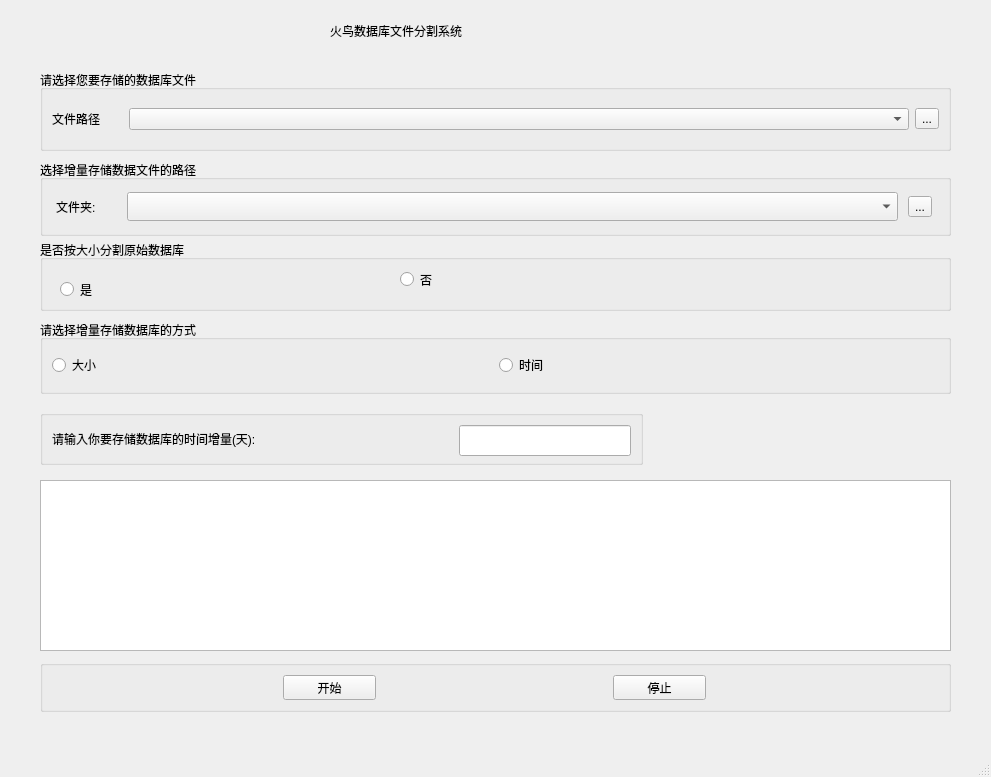
<?xml version="1.0" encoding="UTF-8"?>
<ui version="4.0">
 <class>MainWindow</class>
 <widget class="QMainWindow" name="MainWindow">
  <property name="geometry">
   <rect>
    <x>0</x>
    <y>0</y>
    <width>991</width>
    <height>777</height>
   </rect>
  </property>
  <property name="windowTitle">
   <string>MainWindow</string>
  </property>
  <widget class="QWidget" name="centralwidget">
   <widget class="QGroupBox" name="groupBox">
    <property name="geometry">
     <rect>
      <x>40</x>
      <y>70</y>
      <width>911</width>
      <height>81</height>
     </rect>
    </property>
    <property name="styleSheet">
     <string notr="true">font: 25 10pt &quot;微软雅黑&quot;;</string>
    </property>
    <property name="title">
     <string>请选择您要存储的数据库文件</string>
    </property>
    <layout class="QHBoxLayout" name="horizontalLayout">
     <item>
      <widget class="QLabel" name="fileLabel">
       <property name="minimumSize">
        <size>
         <width>60</width>
         <height>16</height>
        </size>
       </property>
       <property name="maximumSize">
        <size>
         <width>71</width>
         <height>16</height>
        </size>
       </property>
       <property name="text">
        <string>文件路径</string>
       </property>
      </widget>
     </item>
     <item>
      <widget class="QComboBox" name="directoryComboBox">
       <property name="minimumSize">
        <size>
         <width>581</width>
         <height>0</height>
        </size>
       </property>
      </widget>
     </item>
     <item>
      <widget class="QToolButton" name="toolButton">
       <property name="text">
        <string>...</string>
       </property>
      </widget>
     </item>
    </layout>
   </widget>
   <widget class="QGroupBox" name="groupBox_3">
    <property name="geometry">
     <rect>
      <x>40</x>
      <y>410</y>
      <width>603</width>
      <height>55</height>
     </rect>
    </property>
    <property name="title">
     <string/>
    </property>
    <layout class="QHBoxLayout" name="horizontalLayout_2">
     <item>
      <widget class="QLabel" name="askLabel">
       <property name="minimumSize">
        <size>
         <width>401</width>
         <height>20</height>
        </size>
       </property>
       <property name="styleSheet">
        <string notr="true">font: 10pt &quot;微软雅黑&quot;;</string>
       </property>
       <property name="text">
        <string>请输入你要存储数据库的时间增量(天):</string>
       </property>
      </widget>
     </item>
     <item>
      <widget class="QLineEdit" name="intData">
       <property name="minimumSize">
        <size>
         <width>91</width>
         <height>31</height>
        </size>
       </property>
       <property name="styleSheet">
        <string notr="true">font: 10pt &quot;微软雅黑&quot;;</string>
       </property>
      </widget>
     </item>
    </layout>
   </widget>
   <widget class="QPlainTextEdit" name="plainTextEdit">
    <property name="geometry">
     <rect>
      <x>40</x>
      <y>480</y>
      <width>911</width>
      <height>171</height>
     </rect>
    </property>
    <property name="styleSheet">
     <string notr="true">font: 10pt &quot;微软雅黑&quot;;</string>
    </property>
   </widget>
   <widget class="QGroupBox" name="groupBox_4">
    <property name="geometry">
     <rect>
      <x>40</x>
      <y>660</y>
      <width>911</width>
      <height>52</height>
     </rect>
    </property>
    <property name="title">
     <string/>
    </property>
    <layout class="QHBoxLayout" name="horizontalLayout_4">
     <item>
      <widget class="QPushButton" name="pBtnStart">
       <property name="maximumSize">
        <size>
         <width>93</width>
         <height>28</height>
        </size>
       </property>
       <property name="text">
        <string>开始</string>
       </property>
      </widget>
     </item>
     <item>
      <widget class="QPushButton" name="pBtnExit">
       <property name="maximumSize">
        <size>
         <width>93</width>
         <height>28</height>
        </size>
       </property>
       <property name="text">
        <string>停止</string>
       </property>
      </widget>
     </item>
    </layout>
   </widget>
   <widget class="QGroupBox" name="groupBox_5">
    <property name="geometry">
     <rect>
      <x>40</x>
      <y>240</y>
      <width>911</width>
      <height>71</height>
     </rect>
    </property>
    <property name="styleSheet">
     <string notr="true">font: 10pt &quot;微软雅黑&quot;;</string>
    </property>
    <property name="title">
     <string>是否按大小分割原始数据库</string>
    </property>
    <widget class="QRadioButton" name="rBtnYes">
     <property name="geometry">
      <rect>
       <x>20</x>
       <y>40</y>
       <width>115</width>
       <height>19</height>
      </rect>
     </property>
     <property name="text">
      <string>是</string>
     </property>
    </widget>
    <widget class="QRadioButton" name="rBtnNo">
     <property name="geometry">
      <rect>
       <x>360</x>
       <y>30</y>
       <width>115</width>
       <height>19</height>
      </rect>
     </property>
     <property name="text">
      <string>否</string>
     </property>
    </widget>
   </widget>
   <widget class="QGroupBox" name="groupBox_2">
    <property name="geometry">
     <rect>
      <x>40</x>
      <y>320</y>
      <width>911</width>
      <height>74</height>
     </rect>
    </property>
    <property name="minimumSize">
     <size>
      <width>861</width>
      <height>74</height>
     </size>
    </property>
    <property name="styleSheet">
     <string notr="true">font: 10pt &quot;微软雅黑&quot;;</string>
    </property>
    <property name="title">
     <string>请选择增量存储数据库的方式</string>
    </property>
    <layout class="QHBoxLayout" name="horizontalLayout_3">
     <item>
      <widget class="QRadioButton" name="rBtnSize">
       <property name="text">
        <string>大小</string>
       </property>
      </widget>
     </item>
     <item>
      <widget class="QRadioButton" name="rBtnTime">
       <property name="text">
        <string>时间</string>
       </property>
      </widget>
     </item>
    </layout>
   </widget>
   <widget class="QLabel" name="titleLabel">
    <property name="geometry">
     <rect>
      <x>330</x>
      <y>0</y>
      <width>321</width>
      <height>61</height>
     </rect>
    </property>
    <property name="styleSheet">
     <string notr="true">font: 14pt &quot;微软雅黑&quot;;
font: 16pt &quot;Agency FB&quot;;</string>
    </property>
    <property name="text">
     <string>火鸟数据库文件分割系统</string>
    </property>
   </widget>
   <widget class="QGroupBox" name="groupBox_6">
    <property name="geometry">
     <rect>
      <x>40</x>
      <y>160</y>
      <width>911</width>
      <height>76</height>
     </rect>
    </property>
    <property name="styleSheet">
     <string notr="true">font: 10pt &quot;微软雅黑&quot;;</string>
    </property>
    <property name="title">
     <string>选择增量存储数据文件的路径</string>
    </property>
    <layout class="QHBoxLayout" name="horizontalLayout_5">
     <item>
      <widget class="QLabel" name="label">
       <property name="maximumSize">
        <size>
         <width>61</width>
         <height>31</height>
        </size>
       </property>
       <property name="text">
        <string>文件夹:</string>
       </property>
      </widget>
     </item>
     <item>
      <widget class="QComboBox" name="folderComboBox">
       <property name="minimumSize">
        <size>
         <width>771</width>
         <height>0</height>
        </size>
       </property>
       <property name="maximumSize">
        <size>
         <width>771</width>
         <height>29</height>
        </size>
       </property>
      </widget>
     </item>
     <item>
      <widget class="QToolButton" name="selectFolderBtn">
       <property name="text">
        <string>...</string>
       </property>
      </widget>
     </item>
    </layout>
   </widget>
   <zorder>groupBox_4</zorder>
   <zorder>groupBox</zorder>
   <zorder>groupBox_3</zorder>
   <zorder>plainTextEdit</zorder>
   <zorder>groupBox_5</zorder>
   <zorder>groupBox_2</zorder>
   <zorder>titleLabel</zorder>
   <zorder>groupBox_6</zorder>
  </widget>
  <widget class="QMenuBar" name="menubar">
   <property name="geometry">
    <rect>
     <x>0</x>
     <y>0</y>
     <width>991</width>
     <height>26</height>
    </rect>
   </property>
  </widget>
  <widget class="QStatusBar" name="statusbar"/>
 </widget>
 <resources/>
 <connections/>
</ui>
